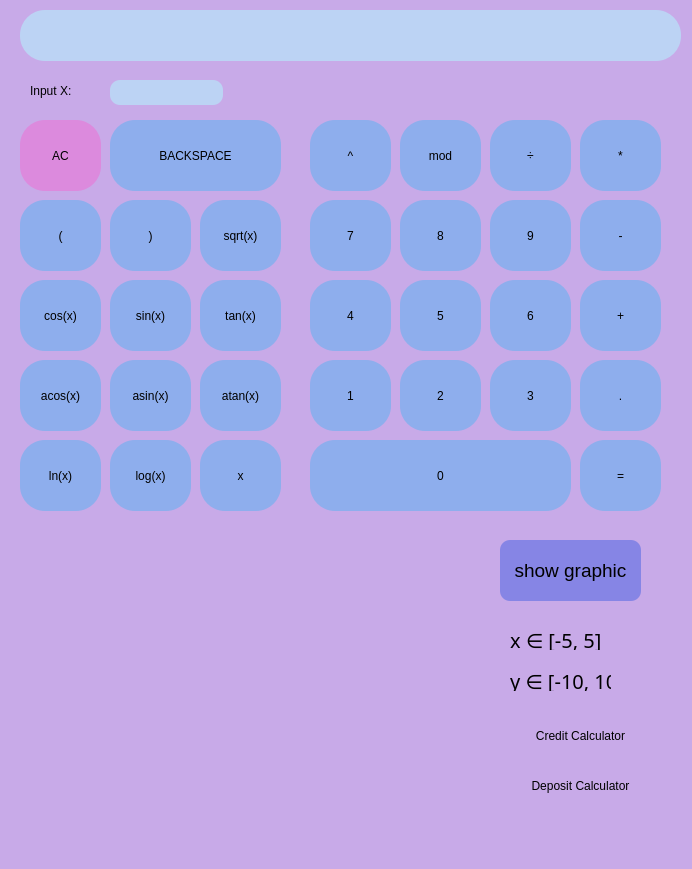
<?xml version="1.0" encoding="UTF-8"?>
<ui version="4.0">
 <class>MainWindow</class>
 <widget class="QMainWindow" name="MainWindow">
  <property name="geometry">
   <rect>
    <x>0</x>
    <y>0</y>
    <width>692</width>
    <height>869</height>
   </rect>
  </property>
  <property name="windowTitle">
   <string>MainWindow</string>
  </property>
  <property name="styleSheet">
   <string notr="true">background-color:rgb(200, 170, 232);
border-radius: 25px;</string>
  </property>
  <widget class="QWidget" name="centralwidget">
   <widget class="QPushButton" name="pushButton_0">
    <property name="geometry">
     <rect>
      <x>310</x>
      <y>440</y>
      <width>261</width>
      <height>71</height>
     </rect>
    </property>
    <property name="styleSheet">
     <string notr="true">background-color: rgb(142, 174, 237);
border-radius: 25px;</string>
    </property>
    <property name="text">
     <string>0</string>
    </property>
   </widget>
   <widget class="QPushButton" name="pushButton_dot">
    <property name="geometry">
     <rect>
      <x>580</x>
      <y>360</y>
      <width>81</width>
      <height>71</height>
     </rect>
    </property>
    <property name="styleSheet">
     <string notr="true">background-color: rgb(142, 174, 237);
border-radius: 25px;</string>
    </property>
    <property name="text">
     <string>.</string>
    </property>
   </widget>
   <widget class="QPushButton" name="pushButton_equal">
    <property name="geometry">
     <rect>
      <x>580</x>
      <y>440</y>
      <width>81</width>
      <height>71</height>
     </rect>
    </property>
    <property name="styleSheet">
     <string notr="true">background-color: rgb(142, 174, 237);
border-radius: 25px;</string>
    </property>
    <property name="text">
     <string>=</string>
    </property>
   </widget>
   <widget class="QPushButton" name="pushButton_1">
    <property name="geometry">
     <rect>
      <x>310</x>
      <y>360</y>
      <width>81</width>
      <height>71</height>
     </rect>
    </property>
    <property name="styleSheet">
     <string notr="true">background-color: rgb(142, 174, 237);
border-radius: 25px;</string>
    </property>
    <property name="text">
     <string>1</string>
    </property>
   </widget>
   <widget class="QPushButton" name="pushButton_2">
    <property name="geometry">
     <rect>
      <x>400</x>
      <y>360</y>
      <width>81</width>
      <height>71</height>
     </rect>
    </property>
    <property name="styleSheet">
     <string notr="true">background-color: rgb(142, 174, 237);
border-radius: 25px;</string>
    </property>
    <property name="text">
     <string>2</string>
    </property>
   </widget>
   <widget class="QPushButton" name="pushButton_3">
    <property name="geometry">
     <rect>
      <x>490</x>
      <y>360</y>
      <width>81</width>
      <height>71</height>
     </rect>
    </property>
    <property name="styleSheet">
     <string notr="true">background-color: rgb(142, 174, 237);
border-radius: 25px;</string>
    </property>
    <property name="text">
     <string>3</string>
    </property>
   </widget>
   <widget class="QPushButton" name="pushButton_plus">
    <property name="geometry">
     <rect>
      <x>580</x>
      <y>280</y>
      <width>81</width>
      <height>71</height>
     </rect>
    </property>
    <property name="styleSheet">
     <string notr="true">background-color: rgb(142, 174, 237);
border-radius: 25px;</string>
    </property>
    <property name="text">
     <string>+</string>
    </property>
   </widget>
   <widget class="QPushButton" name="pushButton_4">
    <property name="geometry">
     <rect>
      <x>310</x>
      <y>280</y>
      <width>81</width>
      <height>71</height>
     </rect>
    </property>
    <property name="styleSheet">
     <string notr="true">background-color: rgb(142, 174, 237);
border-radius: 25px;</string>
    </property>
    <property name="text">
     <string>4</string>
    </property>
   </widget>
   <widget class="QPushButton" name="pushButton_5">
    <property name="geometry">
     <rect>
      <x>400</x>
      <y>280</y>
      <width>81</width>
      <height>71</height>
     </rect>
    </property>
    <property name="styleSheet">
     <string notr="true">background-color: rgb(142, 174, 237);
border-radius: 25px;</string>
    </property>
    <property name="text">
     <string>5</string>
    </property>
   </widget>
   <widget class="QPushButton" name="pushButton_6">
    <property name="geometry">
     <rect>
      <x>490</x>
      <y>280</y>
      <width>81</width>
      <height>71</height>
     </rect>
    </property>
    <property name="styleSheet">
     <string notr="true">background-color: rgb(142, 174, 237);
border-radius: 25px;</string>
    </property>
    <property name="text">
     <string>6</string>
    </property>
   </widget>
   <widget class="QPushButton" name="pushButton_minus">
    <property name="geometry">
     <rect>
      <x>580</x>
      <y>200</y>
      <width>81</width>
      <height>71</height>
     </rect>
    </property>
    <property name="styleSheet">
     <string notr="true">background-color: rgb(142, 174, 237);
border-radius: 25px;</string>
    </property>
    <property name="text">
     <string>-</string>
    </property>
   </widget>
   <widget class="QPushButton" name="pushButton_7">
    <property name="geometry">
     <rect>
      <x>310</x>
      <y>200</y>
      <width>81</width>
      <height>71</height>
     </rect>
    </property>
    <property name="styleSheet">
     <string notr="true">background-color: rgb(142, 174, 237);
border-radius: 25px;</string>
    </property>
    <property name="text">
     <string>7</string>
    </property>
   </widget>
   <widget class="QPushButton" name="pushButton_8">
    <property name="geometry">
     <rect>
      <x>400</x>
      <y>200</y>
      <width>81</width>
      <height>71</height>
     </rect>
    </property>
    <property name="styleSheet">
     <string notr="true">background-color: rgb(142, 174, 237);
border-radius: 25px;</string>
    </property>
    <property name="text">
     <string>8</string>
    </property>
   </widget>
   <widget class="QPushButton" name="pushButton_9">
    <property name="geometry">
     <rect>
      <x>490</x>
      <y>200</y>
      <width>81</width>
      <height>71</height>
     </rect>
    </property>
    <property name="styleSheet">
     <string notr="true">background-color: rgb(142, 174, 237);
border-radius: 25px;</string>
    </property>
    <property name="text">
     <string>9</string>
    </property>
   </widget>
   <widget class="QPushButton" name="pushButton_multiplication">
    <property name="geometry">
     <rect>
      <x>580</x>
      <y>120</y>
      <width>81</width>
      <height>71</height>
     </rect>
    </property>
    <property name="styleSheet">
     <string notr="true">background-color: rgb(142, 174, 237);
border-radius: 25px;</string>
    </property>
    <property name="text">
     <string>*</string>
    </property>
   </widget>
   <widget class="QPushButton" name="pushButton_pow">
    <property name="geometry">
     <rect>
      <x>310</x>
      <y>120</y>
      <width>81</width>
      <height>71</height>
     </rect>
    </property>
    <property name="styleSheet">
     <string notr="true">background-color: rgb(142, 174, 237);
border-radius: 25px;</string>
    </property>
    <property name="text">
     <string>^</string>
    </property>
   </widget>
   <widget class="QPushButton" name="pushButton_mod">
    <property name="geometry">
     <rect>
      <x>400</x>
      <y>120</y>
      <width>81</width>
      <height>71</height>
     </rect>
    </property>
    <property name="styleSheet">
     <string notr="true">background-color: rgb(142, 174, 237);
border-radius: 25px;</string>
    </property>
    <property name="text">
     <string>mod</string>
    </property>
   </widget>
   <widget class="QPushButton" name="pushButton_division">
    <property name="geometry">
     <rect>
      <x>490</x>
      <y>120</y>
      <width>81</width>
      <height>71</height>
     </rect>
    </property>
    <property name="styleSheet">
     <string notr="true">background-color: rgb(142, 174, 237);
border-radius: 25px;</string>
    </property>
    <property name="text">
     <string>÷</string>
    </property>
   </widget>
   <widget class="QPushButton" name="pushButton_AC">
    <property name="geometry">
     <rect>
      <x>20</x>
      <y>120</y>
      <width>81</width>
      <height>71</height>
     </rect>
    </property>
    <property name="styleSheet">
     <string notr="true">background-color: rgb(220, 138, 221);
border-radius: 25px;</string>
    </property>
    <property name="text">
     <string>AC</string>
    </property>
   </widget>
   <widget class="QPushButton" name="pushButton_backspace">
    <property name="geometry">
     <rect>
      <x>110</x>
      <y>120</y>
      <width>171</width>
      <height>71</height>
     </rect>
    </property>
    <property name="styleSheet">
     <string notr="true">background-color: rgb(142, 174, 237);
border-radius: 25px;</string>
    </property>
    <property name="text">
     <string>BACKSPACE</string>
    </property>
   </widget>
   <widget class="QPushButton" name="pushButton_left_brace">
    <property name="geometry">
     <rect>
      <x>20</x>
      <y>200</y>
      <width>81</width>
      <height>71</height>
     </rect>
    </property>
    <property name="styleSheet">
     <string notr="true">background-color: rgb(142, 174, 237);
border-radius: 25px;</string>
    </property>
    <property name="text">
     <string>(</string>
    </property>
   </widget>
   <widget class="QPushButton" name="pushButton_right_brace">
    <property name="geometry">
     <rect>
      <x>110</x>
      <y>200</y>
      <width>81</width>
      <height>71</height>
     </rect>
    </property>
    <property name="styleSheet">
     <string notr="true">background-color: rgb(142, 174, 237);
border-radius: 25px;</string>
    </property>
    <property name="text">
     <string>)</string>
    </property>
   </widget>
   <widget class="QPushButton" name="pushButton_sqrt">
    <property name="geometry">
     <rect>
      <x>200</x>
      <y>200</y>
      <width>81</width>
      <height>71</height>
     </rect>
    </property>
    <property name="styleSheet">
     <string notr="true">background-color: rgb(142, 174, 237);
border-radius: 25px;</string>
    </property>
    <property name="text">
     <string>sqrt(x)</string>
    </property>
   </widget>
   <widget class="QPushButton" name="pushButton_cos">
    <property name="geometry">
     <rect>
      <x>20</x>
      <y>280</y>
      <width>81</width>
      <height>71</height>
     </rect>
    </property>
    <property name="styleSheet">
     <string notr="true">background-color: rgb(142, 174, 237);
border-radius: 25px;</string>
    </property>
    <property name="text">
     <string>cos(x)</string>
    </property>
   </widget>
   <widget class="QPushButton" name="pushButton_sin">
    <property name="geometry">
     <rect>
      <x>110</x>
      <y>280</y>
      <width>81</width>
      <height>71</height>
     </rect>
    </property>
    <property name="styleSheet">
     <string notr="true">background-color: rgb(142, 174, 237);
border-radius: 25px;</string>
    </property>
    <property name="text">
     <string>sin(x)</string>
    </property>
   </widget>
   <widget class="QPushButton" name="pushButton_tan">
    <property name="geometry">
     <rect>
      <x>200</x>
      <y>280</y>
      <width>81</width>
      <height>71</height>
     </rect>
    </property>
    <property name="styleSheet">
     <string notr="true">background-color: rgb(142, 174, 237);
border-radius: 25px;</string>
    </property>
    <property name="text">
     <string>tan(x)</string>
    </property>
   </widget>
   <widget class="QPushButton" name="pushButton_acos">
    <property name="geometry">
     <rect>
      <x>20</x>
      <y>360</y>
      <width>81</width>
      <height>71</height>
     </rect>
    </property>
    <property name="styleSheet">
     <string notr="true">background-color: rgb(142, 174, 237);
border-radius: 25px;</string>
    </property>
    <property name="text">
     <string>acos(x)</string>
    </property>
   </widget>
   <widget class="QPushButton" name="pushButton_asin">
    <property name="geometry">
     <rect>
      <x>110</x>
      <y>360</y>
      <width>81</width>
      <height>71</height>
     </rect>
    </property>
    <property name="styleSheet">
     <string notr="true">background-color: rgb(142, 174, 237);
border-radius: 25px;</string>
    </property>
    <property name="text">
     <string>asin(x)</string>
    </property>
   </widget>
   <widget class="QPushButton" name="pushButton_atan">
    <property name="geometry">
     <rect>
      <x>200</x>
      <y>360</y>
      <width>81</width>
      <height>71</height>
     </rect>
    </property>
    <property name="styleSheet">
     <string notr="true">background-color: rgb(142, 174, 237);
border-radius: 25px;</string>
    </property>
    <property name="text">
     <string>atan(x)</string>
    </property>
   </widget>
   <widget class="QPushButton" name="pushButton_ln">
    <property name="geometry">
     <rect>
      <x>20</x>
      <y>440</y>
      <width>81</width>
      <height>71</height>
     </rect>
    </property>
    <property name="styleSheet">
     <string notr="true">background-color: rgb(142, 174, 237);
border-radius: 25px;</string>
    </property>
    <property name="text">
     <string>ln(x)</string>
    </property>
   </widget>
   <widget class="QPushButton" name="pushButton_log">
    <property name="geometry">
     <rect>
      <x>110</x>
      <y>440</y>
      <width>81</width>
      <height>71</height>
     </rect>
    </property>
    <property name="styleSheet">
     <string notr="true">background-color: rgb(142, 174, 237);
border-radius: 25px;</string>
    </property>
    <property name="text">
     <string>log(x)</string>
    </property>
   </widget>
   <widget class="QPushButton" name="pushButton_x">
    <property name="geometry">
     <rect>
      <x>200</x>
      <y>440</y>
      <width>81</width>
      <height>71</height>
     </rect>
    </property>
    <property name="styleSheet">
     <string notr="true">background-color: rgb(142, 174, 237);
border-radius: 25px;</string>
    </property>
    <property name="text">
     <string>x</string>
    </property>
   </widget>
   <widget class="QTextEdit" name="textEdit">
    <property name="geometry">
     <rect>
      <x>20</x>
      <y>10</y>
      <width>661</width>
      <height>51</height>
     </rect>
    </property>
    <property name="palette">
     <palette>
      <active>
       <colorrole role="WindowText">
        <brush brushstyle="SolidPattern">
         <color alpha="255">
          <red>0</red>
          <green>0</green>
          <blue>0</blue>
         </color>
        </brush>
       </colorrole>
       <colorrole role="Button">
        <brush brushstyle="SolidPattern">
         <color alpha="255">
          <red>188</red>
          <green>211</green>
          <blue>244</blue>
         </color>
        </brush>
       </colorrole>
       <colorrole role="Light">
        <brush brushstyle="SolidPattern">
         <color alpha="255">
          <red>255</red>
          <green>255</green>
          <blue>255</blue>
         </color>
        </brush>
       </colorrole>
       <colorrole role="Midlight">
        <brush brushstyle="SolidPattern">
         <color alpha="255">
          <red>208</red>
          <green>219</green>
          <blue>249</blue>
         </color>
        </brush>
       </colorrole>
       <colorrole role="Dark">
        <brush brushstyle="SolidPattern">
         <color alpha="255">
          <red>80</red>
          <green>91</green>
          <blue>121</blue>
         </color>
        </brush>
       </colorrole>
       <colorrole role="Mid">
        <brush brushstyle="SolidPattern">
         <color alpha="255">
          <red>107</red>
          <green>122</green>
          <blue>162</blue>
         </color>
        </brush>
       </colorrole>
       <colorrole role="Text">
        <brush brushstyle="SolidPattern">
         <color alpha="255">
          <red>0</red>
          <green>0</green>
          <blue>0</blue>
         </color>
        </brush>
       </colorrole>
       <colorrole role="BrightText">
        <brush brushstyle="SolidPattern">
         <color alpha="255">
          <red>255</red>
          <green>255</green>
          <blue>255</blue>
         </color>
        </brush>
       </colorrole>
       <colorrole role="ButtonText">
        <brush brushstyle="SolidPattern">
         <color alpha="255">
          <red>0</red>
          <green>0</green>
          <blue>0</blue>
         </color>
        </brush>
       </colorrole>
       <colorrole role="Base">
        <brush brushstyle="SolidPattern">
         <color alpha="255">
          <red>188</red>
          <green>211</green>
          <blue>244</blue>
         </color>
        </brush>
       </colorrole>
       <colorrole role="Window">
        <brush brushstyle="SolidPattern">
         <color alpha="255">
          <red>188</red>
          <green>211</green>
          <blue>244</blue>
         </color>
        </brush>
       </colorrole>
       <colorrole role="Shadow">
        <brush brushstyle="SolidPattern">
         <color alpha="255">
          <red>0</red>
          <green>0</green>
          <blue>0</blue>
         </color>
        </brush>
       </colorrole>
       <colorrole role="AlternateBase">
        <brush brushstyle="SolidPattern">
         <color alpha="255">
          <red>208</red>
          <green>219</green>
          <blue>249</blue>
         </color>
        </brush>
       </colorrole>
       <colorrole role="ToolTipBase">
        <brush brushstyle="SolidPattern">
         <color alpha="255">
          <red>255</red>
          <green>255</green>
          <blue>220</blue>
         </color>
        </brush>
       </colorrole>
       <colorrole role="ToolTipText">
        <brush brushstyle="SolidPattern">
         <color alpha="255">
          <red>0</red>
          <green>0</green>
          <blue>0</blue>
         </color>
        </brush>
       </colorrole>
       <colorrole role="PlaceholderText">
        <brush brushstyle="SolidPattern">
         <color alpha="128">
          <red>0</red>
          <green>0</green>
          <blue>0</blue>
         </color>
        </brush>
       </colorrole>
      </active>
      <inactive>
       <colorrole role="WindowText">
        <brush brushstyle="SolidPattern">
         <color alpha="255">
          <red>0</red>
          <green>0</green>
          <blue>0</blue>
         </color>
        </brush>
       </colorrole>
       <colorrole role="Button">
        <brush brushstyle="SolidPattern">
         <color alpha="255">
          <red>188</red>
          <green>211</green>
          <blue>244</blue>
         </color>
        </brush>
       </colorrole>
       <colorrole role="Light">
        <brush brushstyle="SolidPattern">
         <color alpha="255">
          <red>255</red>
          <green>255</green>
          <blue>255</blue>
         </color>
        </brush>
       </colorrole>
       <colorrole role="Midlight">
        <brush brushstyle="SolidPattern">
         <color alpha="255">
          <red>208</red>
          <green>219</green>
          <blue>249</blue>
         </color>
        </brush>
       </colorrole>
       <colorrole role="Dark">
        <brush brushstyle="SolidPattern">
         <color alpha="255">
          <red>80</red>
          <green>91</green>
          <blue>121</blue>
         </color>
        </brush>
       </colorrole>
       <colorrole role="Mid">
        <brush brushstyle="SolidPattern">
         <color alpha="255">
          <red>107</red>
          <green>122</green>
          <blue>162</blue>
         </color>
        </brush>
       </colorrole>
       <colorrole role="Text">
        <brush brushstyle="SolidPattern">
         <color alpha="255">
          <red>0</red>
          <green>0</green>
          <blue>0</blue>
         </color>
        </brush>
       </colorrole>
       <colorrole role="BrightText">
        <brush brushstyle="SolidPattern">
         <color alpha="255">
          <red>255</red>
          <green>255</green>
          <blue>255</blue>
         </color>
        </brush>
       </colorrole>
       <colorrole role="ButtonText">
        <brush brushstyle="SolidPattern">
         <color alpha="255">
          <red>0</red>
          <green>0</green>
          <blue>0</blue>
         </color>
        </brush>
       </colorrole>
       <colorrole role="Base">
        <brush brushstyle="SolidPattern">
         <color alpha="255">
          <red>188</red>
          <green>211</green>
          <blue>244</blue>
         </color>
        </brush>
       </colorrole>
       <colorrole role="Window">
        <brush brushstyle="SolidPattern">
         <color alpha="255">
          <red>188</red>
          <green>211</green>
          <blue>244</blue>
         </color>
        </brush>
       </colorrole>
       <colorrole role="Shadow">
        <brush brushstyle="SolidPattern">
         <color alpha="255">
          <red>0</red>
          <green>0</green>
          <blue>0</blue>
         </color>
        </brush>
       </colorrole>
       <colorrole role="AlternateBase">
        <brush brushstyle="SolidPattern">
         <color alpha="255">
          <red>208</red>
          <green>219</green>
          <blue>249</blue>
         </color>
        </brush>
       </colorrole>
       <colorrole role="ToolTipBase">
        <brush brushstyle="SolidPattern">
         <color alpha="255">
          <red>255</red>
          <green>255</green>
          <blue>220</blue>
         </color>
        </brush>
       </colorrole>
       <colorrole role="ToolTipText">
        <brush brushstyle="SolidPattern">
         <color alpha="255">
          <red>0</red>
          <green>0</green>
          <blue>0</blue>
         </color>
        </brush>
       </colorrole>
       <colorrole role="PlaceholderText">
        <brush brushstyle="SolidPattern">
         <color alpha="128">
          <red>0</red>
          <green>0</green>
          <blue>0</blue>
         </color>
        </brush>
       </colorrole>
      </inactive>
      <disabled>
       <colorrole role="WindowText">
        <brush brushstyle="SolidPattern">
         <color alpha="255">
          <red>80</red>
          <green>91</green>
          <blue>121</blue>
         </color>
        </brush>
       </colorrole>
       <colorrole role="Button">
        <brush brushstyle="SolidPattern">
         <color alpha="255">
          <red>188</red>
          <green>211</green>
          <blue>244</blue>
         </color>
        </brush>
       </colorrole>
       <colorrole role="Light">
        <brush brushstyle="SolidPattern">
         <color alpha="255">
          <red>255</red>
          <green>255</green>
          <blue>255</blue>
         </color>
        </brush>
       </colorrole>
       <colorrole role="Midlight">
        <brush brushstyle="SolidPattern">
         <color alpha="255">
          <red>208</red>
          <green>219</green>
          <blue>249</blue>
         </color>
        </brush>
       </colorrole>
       <colorrole role="Dark">
        <brush brushstyle="SolidPattern">
         <color alpha="255">
          <red>80</red>
          <green>91</green>
          <blue>121</blue>
         </color>
        </brush>
       </colorrole>
       <colorrole role="Mid">
        <brush brushstyle="SolidPattern">
         <color alpha="255">
          <red>107</red>
          <green>122</green>
          <blue>162</blue>
         </color>
        </brush>
       </colorrole>
       <colorrole role="Text">
        <brush brushstyle="SolidPattern">
         <color alpha="255">
          <red>80</red>
          <green>91</green>
          <blue>121</blue>
         </color>
        </brush>
       </colorrole>
       <colorrole role="BrightText">
        <brush brushstyle="SolidPattern">
         <color alpha="255">
          <red>255</red>
          <green>255</green>
          <blue>255</blue>
         </color>
        </brush>
       </colorrole>
       <colorrole role="ButtonText">
        <brush brushstyle="SolidPattern">
         <color alpha="255">
          <red>80</red>
          <green>91</green>
          <blue>121</blue>
         </color>
        </brush>
       </colorrole>
       <colorrole role="Base">
        <brush brushstyle="SolidPattern">
         <color alpha="255">
          <red>188</red>
          <green>211</green>
          <blue>244</blue>
         </color>
        </brush>
       </colorrole>
       <colorrole role="Window">
        <brush brushstyle="SolidPattern">
         <color alpha="255">
          <red>188</red>
          <green>211</green>
          <blue>244</blue>
         </color>
        </brush>
       </colorrole>
       <colorrole role="Shadow">
        <brush brushstyle="SolidPattern">
         <color alpha="255">
          <red>0</red>
          <green>0</green>
          <blue>0</blue>
         </color>
        </brush>
       </colorrole>
       <colorrole role="AlternateBase">
        <brush brushstyle="SolidPattern">
         <color alpha="255">
          <red>161</red>
          <green>183</green>
          <blue>243</blue>
         </color>
        </brush>
       </colorrole>
       <colorrole role="ToolTipBase">
        <brush brushstyle="SolidPattern">
         <color alpha="255">
          <red>255</red>
          <green>255</green>
          <blue>220</blue>
         </color>
        </brush>
       </colorrole>
       <colorrole role="ToolTipText">
        <brush brushstyle="SolidPattern">
         <color alpha="255">
          <red>0</red>
          <green>0</green>
          <blue>0</blue>
         </color>
        </brush>
       </colorrole>
       <colorrole role="PlaceholderText">
        <brush brushstyle="SolidPattern">
         <color alpha="128">
          <red>0</red>
          <green>0</green>
          <blue>0</blue>
         </color>
        </brush>
       </colorrole>
      </disabled>
     </palette>
    </property>
    <property name="font">
     <font>
      <family>Ubuntu Mono</family>
      <pointsize>16</pointsize>
      <bold>true</bold>
     </font>
    </property>
    <property name="autoFillBackground">
     <bool>false</bool>
    </property>
    <property name="styleSheet">
     <string notr="true">background-color: rgb(188, 211, 244);
border-radius: 25px;</string>
    </property>
    <property name="lineWrapColumnOrWidth">
     <number>0</number>
    </property>
    <property name="readOnly">
     <bool>true</bool>
    </property>
   </widget>
   <widget class="QLabel" name="label">
    <property name="geometry">
     <rect>
      <x>30</x>
      <y>80</y>
      <width>61</width>
      <height>21</height>
     </rect>
    </property>
    <property name="text">
     <string>Input X:</string>
    </property>
   </widget>
   <widget class="QLineEdit" name="inputX">
    <property name="geometry">
     <rect>
      <x>110</x>
      <y>80</y>
      <width>113</width>
      <height>25</height>
     </rect>
    </property>
    <property name="styleSheet">
     <string notr="true">background-color: rgb(188, 211, 244);
border-radius: 10px;</string>
    </property>
   </widget>
   <widget class="QPushButton" name="show_graphic">
    <property name="geometry">
     <rect>
      <x>500</x>
      <y>540</y>
      <width>141</width>
      <height>61</height>
     </rect>
    </property>
    <property name="font">
     <font>
      <family>Ubuntu</family>
      <pointsize>14</pointsize>
     </font>
    </property>
    <property name="styleSheet">
     <string notr="true">background-color: rgb(134, 133, 229);
border-radius: 10px;</string>
    </property>
    <property name="text">
     <string>show graphic</string>
    </property>
   </widget>
   <widget class="QCustomPlot" name="customPlot" native="true">
    <property name="geometry">
     <rect>
      <x>40</x>
      <y>530</y>
      <width>431</width>
      <height>271</height>
     </rect>
    </property>
   </widget>
   <widget class="QLabel" name="label_2">
    <property name="geometry">
     <rect>
      <x>510</x>
      <y>630</y>
      <width>91</width>
      <height>20</height>
     </rect>
    </property>
    <property name="font">
     <font>
      <family>Yrsa Medium</family>
      <pointsize>15</pointsize>
     </font>
    </property>
    <property name="text">
     <string>x ∈ [-5, 5]</string>
    </property>
   </widget>
   <widget class="QLabel" name="label_3">
    <property name="geometry">
     <rect>
      <x>510</x>
      <y>670</y>
      <width>101</width>
      <height>21</height>
     </rect>
    </property>
    <property name="font">
     <font>
      <family>Yrsa Medium</family>
      <pointsize>15</pointsize>
     </font>
    </property>
    <property name="text">
     <string>y ∈ [-10, 10]</string>
    </property>
   </widget>
   <widget class="QPushButton" name="pushButton_credit">
    <property name="geometry">
     <rect>
      <x>520</x>
      <y>720</y>
      <width>121</width>
      <height>31</height>
     </rect>
    </property>
    <property name="text">
     <string>Credit Calculator</string>
    </property>
   </widget>
   <widget class="QPushButton" name="pushButton_deposit">
    <property name="geometry">
     <rect>
      <x>510</x>
      <y>770</y>
      <width>141</width>
      <height>31</height>
     </rect>
    </property>
    <property name="text">
     <string>Deposit Calculator</string>
    </property>
   </widget>
  </widget>
  <widget class="QMenuBar" name="menubar">
   <property name="geometry">
    <rect>
     <x>0</x>
     <y>0</y>
     <width>692</width>
     <height>21</height>
    </rect>
   </property>
  </widget>
  <widget class="QStatusBar" name="statusbar"/>
 </widget>
 <customwidgets>
  <customwidget>
   <class>QCustomPlot</class>
   <extends>QWidget</extends>
   <header>qcustomplot.h</header>
   <container>1</container>
  </customwidget>
 </customwidgets>
 <resources/>
 <connections/>
</ui>
